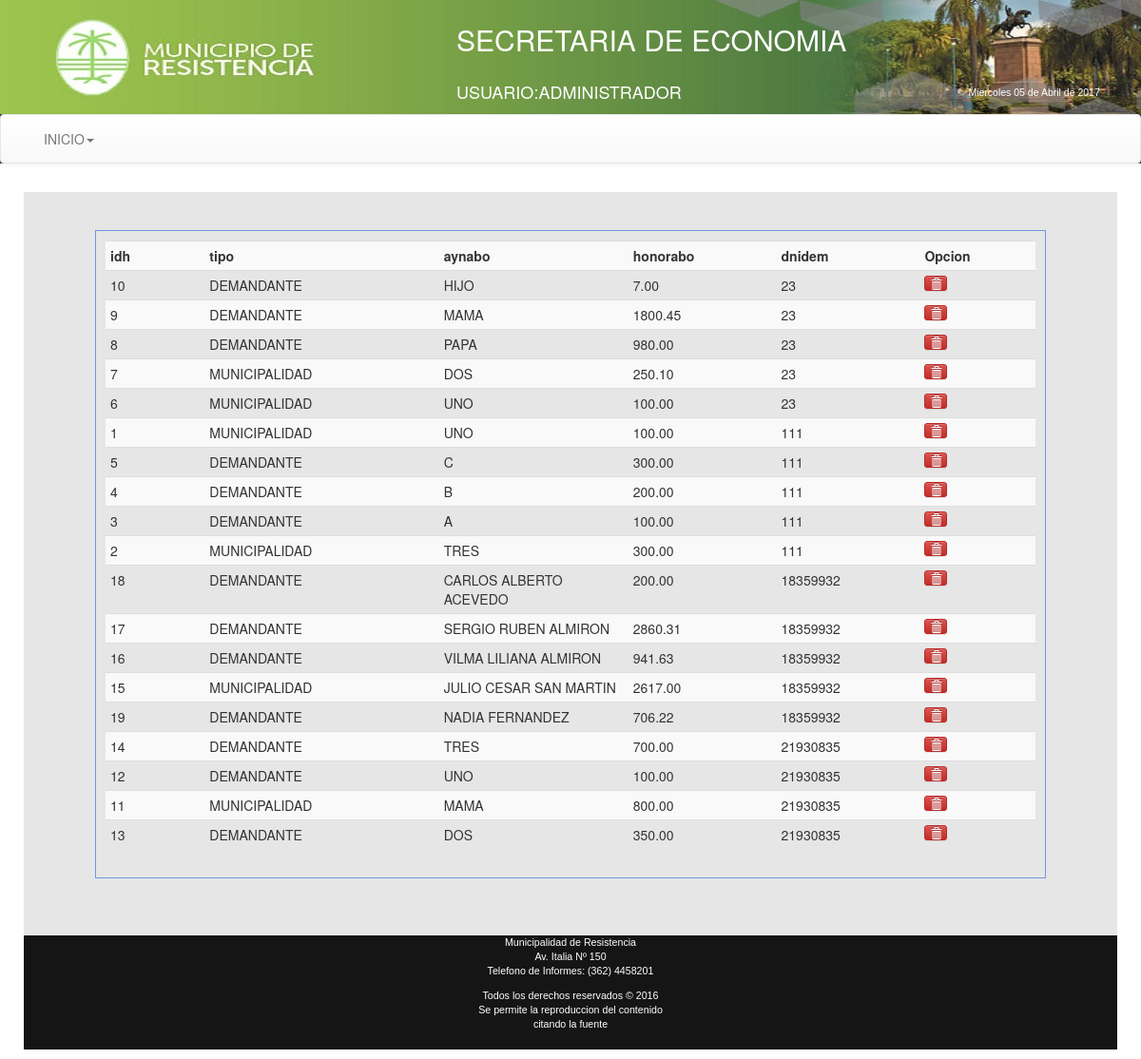
/Economia/views/frmConfigAbogados.php (signed in), run on the app's committed database.
### tables this page shows
CREATE TABLE `honorabogados` (
  `idh` int(11) NOT NULL AUTO_INCREMENT,
  `tipo` varchar(15) NOT NULL,
  `aynabo` varchar(60) NOT NULL,
  `honorabo` float(10,2) NOT NULL,
  `dnidem` int(11) NOT NULL,
  PRIMARY KEY (`idh`)
);

### Economia/views/frmConfigAbogados.php (the view, shortened to what this page needs)
<!DOCTYPE html PUBLIC "-//W3C//DTD XHTML 1.0 Transitional//EN" "http://www.w3.org/TR/xhtml1/DTD/xhtml1-transitional.dtd">
<html xmlns="http://www.w3.org/1999/xhtml">
<head>
<link rel="stylesheet" type="text/css" href="../css/estilo.css" media="screen">
<link rel="stylesheet" type="text/css" href="../bootstrap/css/bootstrap.css">
<link rel="stylesheet" type="text/css" href="../bootstrap/css/bootstrap.min.css">
<link rel="stylesheet" type="text/css" href="../bootstrap/css/bootstrap-theme.css">
<link rel="stylesheet" type="text/css" href="../bootstrap/css/bootstrap-theme.min.css">
</head>
<body class="body" style=" background-image: url(../images/bgcity.jpg);
  background-attachment: fixed;">
<header>
<table width="100%" height="120" border="0" background="../images/header2015.jpg">
<tr><td width="40%"></td>
<td><div align="left" style="color:#ffffff;" ><p><h2>SECRETARIA DE ECONOMIA</h2></p>
 </div></td>
</tr>
<tr><td width="40%"></td>
<td><div align="left" style="color:#ffffff;" ><p><h4>USUARIO:<?php echo $_SESSION["apynom"]?></h4></p>
 </div></td>
 <td><div align="left" style="color:#ffffff;" >
<p><h5>
</h5></p>
 </div></td>
</tr>
</table>
<nav class="navbar navbar-default">
<div class="container-fluid">
<div class="collapse navbar-collapse" id="navbar-1">
 <ul class="nav navbar-nav">
 <li class="dropdown">
   <a href="#" class="dropdown-toggle" data-toggle="dropdown" role="button">INICIO<span class="caret"></span></a>
 </li>
 </ul>
 </div>
 </div>
 </nav>
</header>
<div class="container"
style="background-color:#E6E6E6;border-radius: 10px 10px 10px 10px;
-moz-border-radius: 10px 10px 10px 10px;
-webkit-border-radius: 10px 10px 10px 10px;
border: 10px solid #ffffff;">
<body>
    <div class="registros" id="agrega-registros">
        <table class="table table-striped table-condensed table-hover">
         <tr>
          <th width="50">idh</th>
          <th width="50">tipo</th>
          <th width="50">aynabo</th>
          <th width="50">honorabo</th>
          <th width="50">dnidem</th>
          <th width="20">Opcion</th>
         </tr>
          <?php
            $conexion=Conectarse();
            $queryu="SELECT * FROM honorabogados ORDER BY dnidem asc";
            $registro = mysqli_query($conexion,$queryu);
            while($registro2 = mysqli_fetch_array($registro)){
              echo '<tr>
                    <td>'.$registro2['idh'].'</td>
                    <td>'.$registro2['tipo'].'</td>
                    <td>'.$registro2['aynabo'].'</td>
                    <td>'.$registro2['honorabo'].'</td>
                    <td>'.$registro2['dnidem'].'</td>
                    <td><a href="javascript:eliminarAbo('.$registro2['dnidem'].');" class="btn btn-danger btn-xs"><i class="glyphicon glyphicon-trash"></i></a>
                    </td>
                    </tr>';
            }
        ?>
       </table>
    </div>
    <br>
<br><br>
<small>
<div class="row" style="height:120px; background-color:#151515;color:#ffffff; font-family:Arial;font-size:8pt;">
<div class="col-md-12" align="center">
    <p>Municipalidad de Resistencia<br />
    Av. Italia Nº 150<br />
    Telefono de Informes: (362) 4458201</p>
    <p>Todos los derechos reservados &copy; 2016<br />
      Se permite la reproduccion del contenido<br />
      citando la fuente
    </p>
  </div>
</div>
</small>
</body>
</div>
</html>

### Economia/css/estilo.css (style rules this page uses)
body { background:#2c3e50; color:#fff; margin:0px; font-family:"Trebuchet MS", Arial, Helvetica, sans-serif; min-width:1000px; }
header { background:#2c3e50; color:#fff; }
.registros { margin:auto; width:1000px; margin-top:20px; border:1px solid #6F96DF; height:auto; padding:10px; }

### data on the page
honorabogados: idh "10", tipo "DEMANDANTE", aynabo "HIJO", honorabo "7.00", dnidem "23"
honorabogados: idh "9", tipo "DEMANDANTE", aynabo "MAMA", honorabo "1800.45", dnidem "23"
honorabogados: idh "8", tipo "DEMANDANTE", aynabo "PAPA", honorabo "980.00", dnidem "23"
honorabogados: idh "7", tipo "MUNICIPALIDAD", aynabo "DOS", honorabo "250.10", dnidem "23"
honorabogados: idh "6", tipo "MUNICIPALIDAD", aynabo "UNO", honorabo "100.00", dnidem "23"
honorabogados: idh "1", tipo "MUNICIPALIDAD", aynabo "UNO", honorabo "100.00", dnidem "111"
honorabogados: idh "5", tipo "DEMANDANTE", aynabo "C", honorabo "300.00", dnidem "111"
honorabogados: idh "4", tipo "DEMANDANTE", aynabo "B", honorabo "200.00", dnidem "111"
honorabogados: idh "3", tipo "DEMANDANTE", aynabo "A", honorabo "100.00", dnidem "111"
honorabogados: idh "2", tipo "MUNICIPALIDAD", aynabo "TRES", honorabo "300.00", dnidem "111"
honorabogados: idh "18", tipo "DEMANDANTE", aynabo "CARLOS ALBERTO ACEVEDO", honorabo "200.00", dnidem "18359932"
honorabogados: idh "17", tipo "DEMANDANTE", aynabo "SERGIO RUBEN ALMIRON", honorabo "2860.31", dnidem "18359932"
honorabogados: idh "16", tipo "DEMANDANTE", aynabo "VILMA LILIANA ALMIRON", honorabo "941.63", dnidem "18359932"
honorabogados: idh "15", tipo "MUNICIPALIDAD", aynabo "JULIO CESAR SAN MARTIN", honorabo "2617.00", dnidem "18359932"
honorabogados: idh "19", tipo "DEMANDANTE", aynabo "NADIA FERNANDEZ", honorabo "706.22", dnidem "18359932"
honorabogados: idh "14", tipo "DEMANDANTE", aynabo "TRES", honorabo "700.00", dnidem "21930835"
honorabogados: idh "12", tipo "DEMANDANTE", aynabo "UNO", honorabo "100.00", dnidem "21930835"
honorabogados: idh "11", tipo "MUNICIPALIDAD", aynabo "MAMA", honorabo "800.00", dnidem "21930835"
honorabogados: idh "13", tipo "DEMANDANTE", aynabo "DOS", honorabo "350.00", dnidem "21930835"

### other printed values
$_SESSION["apynom"] "ADMINISTRADOR"
